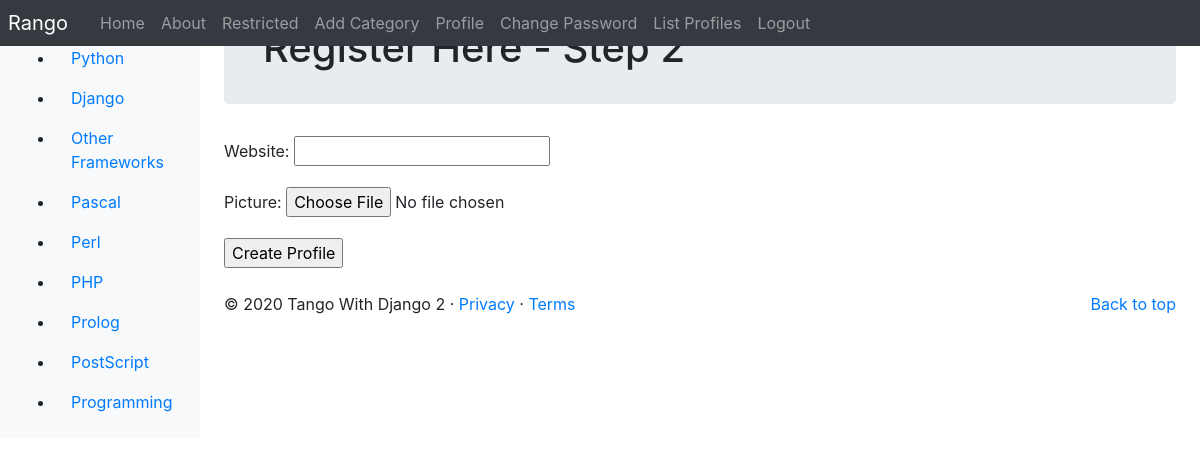
The page /register_profile/ (signed in) on the database its author committed.
### rango/models.py (models this page shows, shortened)
class Category(models.Model):
    name = models.CharField(max_length=128, unique=True)
    views = models.IntegerField(default=0)
    likes = models.IntegerField(default=0)
    slug = models.SlugField(unique=True)
    class Meta:
        verbose_name_plural = 'Categories'

### rango/views.py (the view, shortened to what this page needs)
# urls.py: path('register_profile/', views.register_profile, name='register_profile'),
@login_required
def register_profile(request):
    form = UserProfileForm()
    context_dict = {'form': form}
    return render(request, 'rango/profile_registration.html', context_dict)

### rango/forms.py
class UserProfileForm(forms.ModelForm):
    class Meta:
        model = UserProfile
        fields = ('website', 'picture',)

### rango/templatetags/rango_template_tags.py (called while the page is built)
@register.inclusion_tag('rango/categories.html')
def get_category_list(current_category=None):
    return {'categories': Category.objects.all(),
            'current_category': current_category}

### templates/rango/profile_registration.html (shortened to what this page needs)
{% extends 'rango/base.html' %}
{% load static %}
{% block body_block %}
<div class="jumbotron p-4">
    <div class="container">
        <h1 class="jumbotron-heading">Register Here - Step 2</h1>
    </div>
</div>
<div class="container">
    <div class="row">
        <form action="{% url 'rango:register_profile' %}" method="post" enctype="multipart/form-data">
            {{ form.as_p }}
            <input type="submit" value="Create Profile">
        </form>
    </div>
</div>
{% endblock %}

### templates/rango/categories.html (shortened to what this page needs)
<ul>
{% if categories %}
    {% for c in categories %}
    {% if c == current_category %}
        <li class="nav-item">
        <a class="nav-link active" href="{% url 'rango:show_category' c.slug %}"><span data-feather="archive"></span>{{ c.name }}</a>
        </li>
    {% else %}
        <li class="nav-item">
        <a class="nav-link" href="{% url 'rango:show_category' c.slug %}">{{ c.name }}</a>
        </li>
    {% endif %}
    {% endfor %}
{% else %}
    <li class="nav-item">There are no categories present.</li>
{% endif %}
</ul>

### rows shown on the page
Category: name "Python"
Category: name "Django"
Category: name "Other Frameworks"
Category: name "Pascal"
Category: name "Perl"
Category: name "PHP"
Category: name "Prolog"
Category: name "PostScript"
Category: name "Programming"
